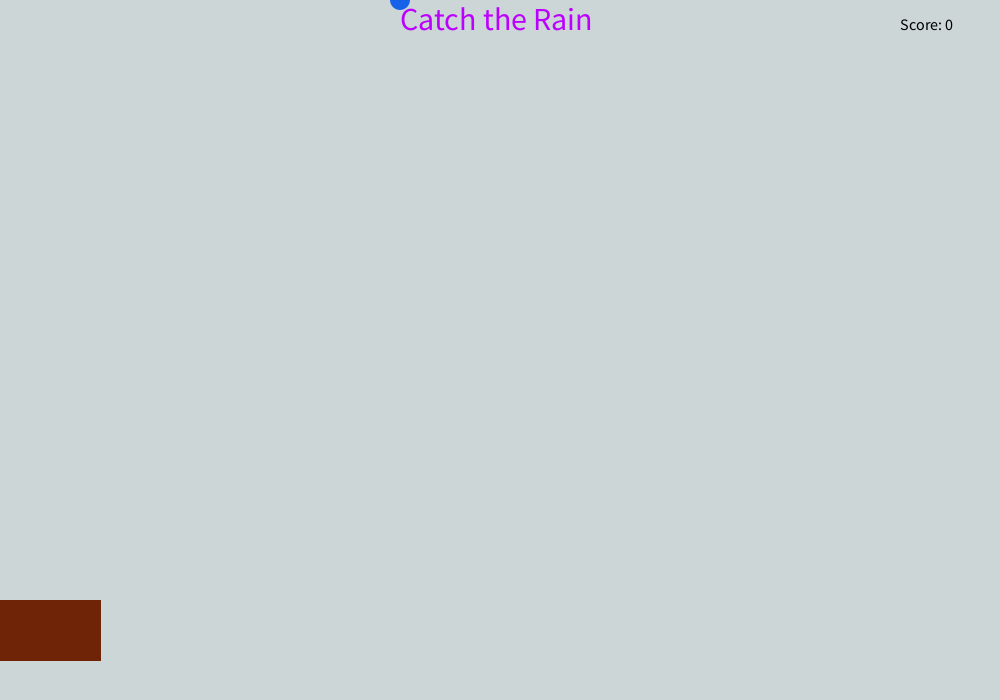
Frame 1 (no input)
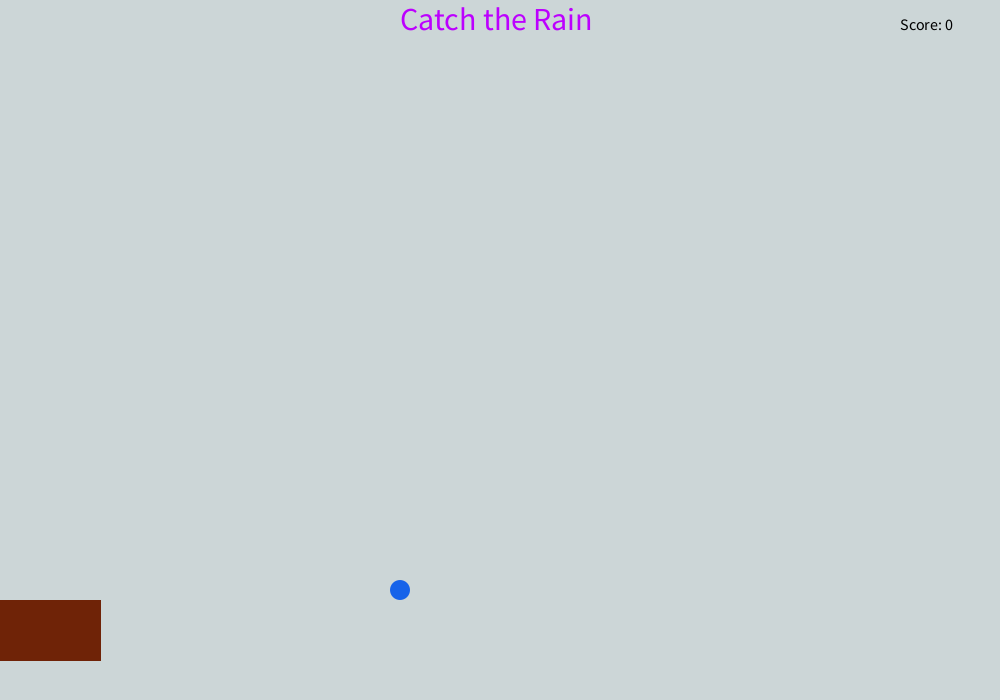
Frame 60 (the mouse pressed at the canvas centre just before this capture)
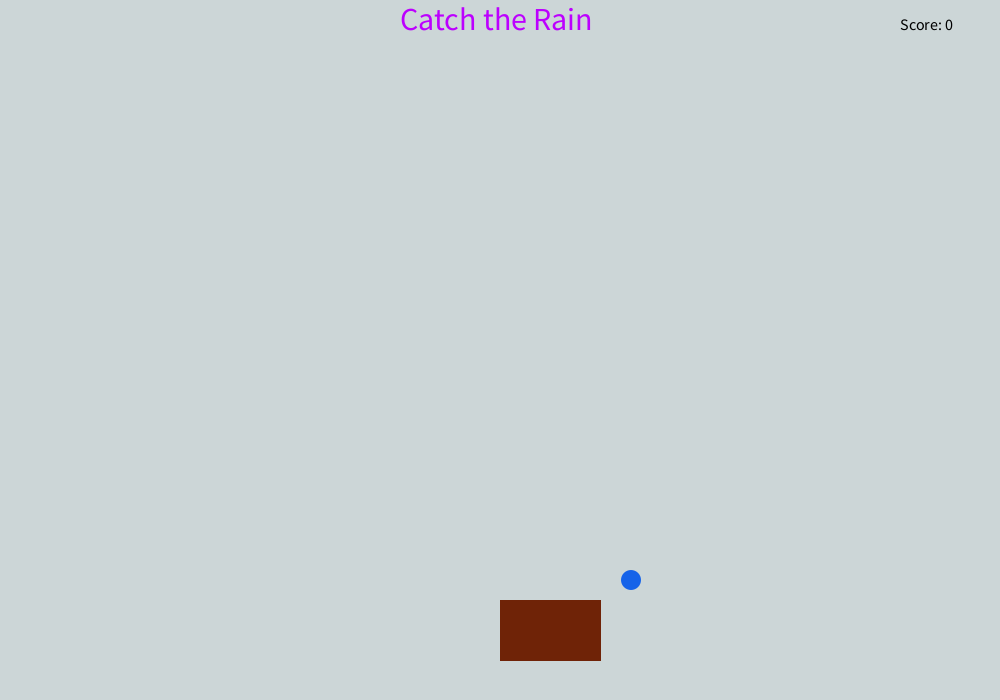
Frame 120 (the mouse held since frame 60 and released just before this capture)

The Processing sketch that drew these frames (run headless with seeded random() and noise(); from frame 60 on, the mouse is pressed at the canvas centre):

// Processing sketch: RainGame
// ── RainGame.pde
int   speed = 10;
int  y1Pos = 0;
int x1Pos = 400;
int score = 0;
int winScore = 20;
int counter = 0;
 
void setup(){
  size(1000,700);

}

void draw(){
  if (score<winScore){
    drawRain();
    drawBucket();
   
  }
  else {
    endGame();
  } 
   writeScore();
}

void drawRain(){
  if (y1Pos > height-100){
    checkCatch(x1Pos);
    x1Pos = (int) random(900)+50;
    y1Pos = 0;
  }
  
  background(204,214,215);
  noStroke();
  fill(22,99,233);
  ellipse(x1Pos,y1Pos,20,20);
  y1Pos +=speed+score*15/winScore;

}
void drawBucket(){
  stroke(111,35,7);
  if (score>=6*winScore/7)
    fill(22,99,233);
  else 
    fill(111,35,7);
  rect(mouseX,600,100,10);
  if (score>=5*winScore/7)
    fill(22,99,233);
  else 
    fill(111,35,7);
  rect(mouseX,610,100,10);
  if (score>=4*winScore/7)
    fill(22,99,233);
  else 
    fill(111,35,7);
  rect(mouseX,620,100,10);
  if (score>=3*winScore/7)
    fill(22,99,233);
  else 
    fill(111,35,7);
  rect(mouseX,630,100,10);
  if (score>=2*winScore/7)
    fill(22,99,233);
  else 
    fill(111,35,7);
  rect(mouseX,640,100,10);
  if (score>=winScore/7)
    fill(22,99,233);
  else 
    fill(111,35,7);
  rect(mouseX,650,100,10);
    
}
void endGame(){
  background(204,214,215);
  textSize(32);
  fill(22,99,233);
  text("You won!!!", 400,300);
}
void writeScore(){
  fill(0,0,0);
  textSize(16);
  text("Score: "+score,900,30);
  textSize(32);
  fill(188,0,255);
  text("Catch the Rain", 400,30);
}
void checkCatch(int x){
 if (x > mouseX && x < mouseX+100)
  score++;
 else if (score>0) 
 score--;
}
